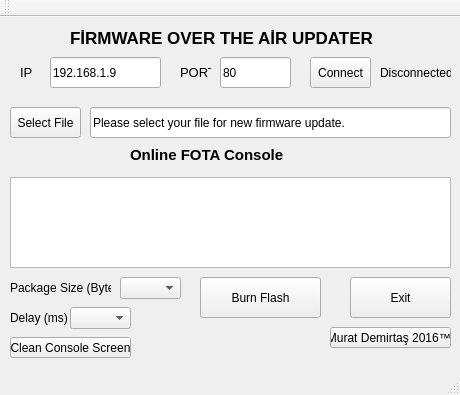
<?xml version="1.0" encoding="UTF-8"?>
<ui version="4.0">
 <class>MainWindow</class>
 <widget class="QMainWindow" name="MainWindow">
  <property name="geometry">
   <rect>
    <x>0</x>
    <y>0</y>
    <width>460</width>
    <height>395</height>
   </rect>
  </property>
  <property name="windowTitle">
   <string extracomment="With this program, you can update firmware of your esp easily.">ESP8266 FOTA UPDATER</string>
  </property>
  <property name="windowIcon">
   <iconset theme="icone">
    <normaloff>.</normaloff>.</iconset>
  </property>
  <widget class="QWidget" name="centralWidget">
   <widget class="QPushButton" name="pushButton">
    <property name="geometry">
     <rect>
      <x>10</x>
      <y>90</y>
      <width>71</width>
      <height>31</height>
     </rect>
    </property>
    <property name="text">
     <string>Select File</string>
    </property>
   </widget>
   <widget class="QPushButton" name="pushButton_2">
    <property name="geometry">
     <rect>
      <x>200</x>
      <y>260</y>
      <width>121</width>
      <height>41</height>
     </rect>
    </property>
    <property name="text">
     <string>Burn Flash</string>
    </property>
   </widget>
   <widget class="QLineEdit" name="lineEdit">
    <property name="geometry">
     <rect>
      <x>90</x>
      <y>90</y>
      <width>361</width>
      <height>31</height>
     </rect>
    </property>
    <property name="text">
     <string>Please select your file for new firmware update.</string>
    </property>
   </widget>
   <widget class="QLabel" name="label">
    <property name="geometry">
     <rect>
      <x>20</x>
      <y>40</y>
      <width>31</width>
      <height>31</height>
     </rect>
    </property>
    <property name="font">
     <font>
      <pointsize>10</pointsize>
     </font>
    </property>
    <property name="text">
     <string>IP</string>
    </property>
   </widget>
   <widget class="QLineEdit" name="lineEdit_2">
    <property name="geometry">
     <rect>
      <x>50</x>
      <y>40</y>
      <width>111</width>
      <height>31</height>
     </rect>
    </property>
    <property name="text">
     <string>192.168.1.9</string>
    </property>
   </widget>
   <widget class="QLabel" name="label_2">
    <property name="geometry">
     <rect>
      <x>180</x>
      <y>40</y>
      <width>31</width>
      <height>31</height>
     </rect>
    </property>
    <property name="font">
     <font>
      <pointsize>10</pointsize>
     </font>
    </property>
    <property name="text">
     <string>PORT</string>
    </property>
   </widget>
   <widget class="QLineEdit" name="lineEdit_3">
    <property name="geometry">
     <rect>
      <x>220</x>
      <y>40</y>
      <width>71</width>
      <height>31</height>
     </rect>
    </property>
    <property name="text">
     <string>80</string>
    </property>
   </widget>
   <widget class="QPushButton" name="pushButton_3">
    <property name="geometry">
     <rect>
      <x>310</x>
      <y>40</y>
      <width>61</width>
      <height>31</height>
     </rect>
    </property>
    <property name="text">
     <string>Connect</string>
    </property>
   </widget>
   <widget class="QLabel" name="label_3">
    <property name="geometry">
     <rect>
      <x>380</x>
      <y>40</y>
      <width>71</width>
      <height>31</height>
     </rect>
    </property>
    <property name="text">
     <string>Disconnected</string>
    </property>
   </widget>
   <widget class="QLabel" name="label_4">
    <property name="geometry">
     <rect>
      <x>70</x>
      <y>10</y>
      <width>321</width>
      <height>21</height>
     </rect>
    </property>
    <property name="font">
     <font>
      <pointsize>13</pointsize>
      <weight>75</weight>
      <bold>true</bold>
     </font>
    </property>
    <property name="text">
     <string>FİRMWARE OVER THE AİR UPDATER </string>
    </property>
   </widget>
   <widget class="QTextBrowser" name="textBrowser">
    <property name="geometry">
     <rect>
      <x>10</x>
      <y>160</y>
      <width>441</width>
      <height>91</height>
     </rect>
    </property>
   </widget>
   <widget class="QLabel" name="label_5">
    <property name="geometry">
     <rect>
      <x>130</x>
      <y>130</y>
      <width>171</width>
      <height>16</height>
     </rect>
    </property>
    <property name="font">
     <font>
      <pointsize>11</pointsize>
      <weight>75</weight>
      <bold>true</bold>
     </font>
    </property>
    <property name="text">
     <string>Online FOTA Console</string>
    </property>
   </widget>
   <widget class="QPushButton" name="pushButton_4">
    <property name="geometry">
     <rect>
      <x>350</x>
      <y>260</y>
      <width>101</width>
      <height>41</height>
     </rect>
    </property>
    <property name="text">
     <string>Exit</string>
    </property>
   </widget>
   <widget class="QComboBox" name="comboBox">
    <property name="geometry">
     <rect>
      <x>120</x>
      <y>260</y>
      <width>61</width>
      <height>22</height>
     </rect>
    </property>
   </widget>
   <widget class="QLabel" name="label_7">
    <property name="geometry">
     <rect>
      <x>10</x>
      <y>260</y>
      <width>101</width>
      <height>21</height>
     </rect>
    </property>
    <property name="text">
     <string>Package Size (Byte)</string>
    </property>
   </widget>
   <widget class="QLabel" name="label_8">
    <property name="geometry">
     <rect>
      <x>10</x>
      <y>290</y>
      <width>61</width>
      <height>21</height>
     </rect>
    </property>
    <property name="text">
     <string>Delay (ms)</string>
    </property>
   </widget>
   <widget class="QComboBox" name="comboBox_2">
    <property name="geometry">
     <rect>
      <x>70</x>
      <y>290</y>
      <width>61</width>
      <height>22</height>
     </rect>
    </property>
   </widget>
   <widget class="QPushButton" name="pushButton_5">
    <property name="geometry">
     <rect>
      <x>10</x>
      <y>320</y>
      <width>121</width>
      <height>21</height>
     </rect>
    </property>
    <property name="text">
     <string>Clean Console Screen</string>
    </property>
   </widget>
   <widget class="QPushButton" name="pushButton_6">
    <property name="geometry">
     <rect>
      <x>330</x>
      <y>310</y>
      <width>121</width>
      <height>21</height>
     </rect>
    </property>
    <property name="text">
     <string>Murat Demirtaş 2016™ </string>
    </property>
   </widget>
  </widget>
  <widget class="QMenuBar" name="menuBar">
   <property name="geometry">
    <rect>
     <x>0</x>
     <y>0</y>
     <width>460</width>
     <height>21</height>
    </rect>
   </property>
  </widget>
  <widget class="QToolBar" name="mainToolBar">
   <attribute name="toolBarArea">
    <enum>TopToolBarArea</enum>
   </attribute>
   <attribute name="toolBarBreak">
    <bool>false</bool>
   </attribute>
  </widget>
  <widget class="QStatusBar" name="statusBar"/>
 </widget>
 <layoutdefault spacing="6" margin="11"/>
 <resources/>
 <connections/>
</ui>
